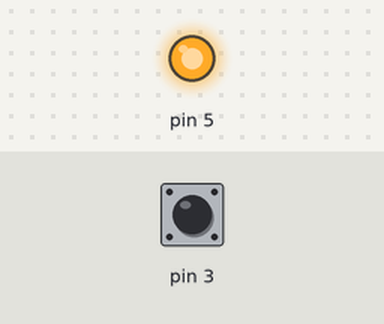
The program below on a simulated Arduino Uno, built with avr-gcc and run on an emulated ATmega328P. Parts: output pins drawn as LEDs (lit = HIGH). Dashed ring = blinking. The test bench sets the inputs (shaded band); at power-on: pin 3 LOW.

Above: at 1.2 s.
1.3 s: pin 3 pulsed HIGH 5 times (0.12 s each, 0.3 s apart)
At 1.87 s:
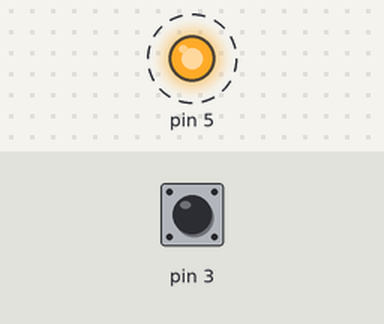
At 3.7 s:
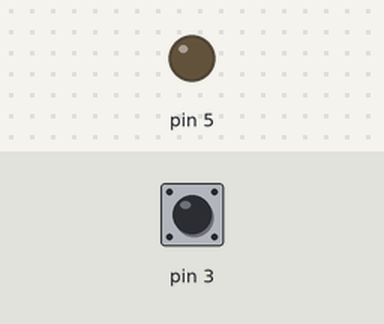
Timing chart, 0 to 5.2 s (numbered marks = the images above; inputs shaded):
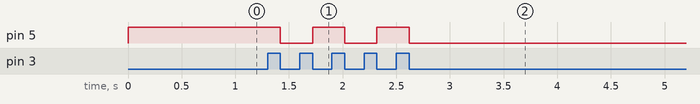

The program:

main.cpp
```cpp
unsigned char * PORTD = (unsigned char *) 0x2B;
unsigned char * DDRD = (unsigned char *) 0x2A;
unsigned char * PIND = (unsigned char *) 0x29;

unsigned char led_mask = 1 << 5;

int buttonState;
int estado = 0;


void setup()
{
    *DDRD = 0b00100000;
}

void acendeLed() {
    // Acender Led
    *PORTD |= 0b00100000;
}

void apagaLed() {
    // Apagar Led
    *PORTD &= 0b11011111;

}

void delay(unsigned int times) {
    while(times--) {
        unsigned int x = 0xffff;
        while(x--);
    }
}

void loop()
{

  buttonState = !(*PIND & 1 << 3);

  switch (estado)
  {
  case 0:

    if (buttonState == 1){
      estado = 1;
      acendeLed();
    }

    break;
    case 1:

    if (buttonState == 0){
      estado = 3;
    }

    break;
      case 3:

    if (buttonState == 1){
      estado = 4;
      apagaLed();

    }

    break;
        case 4:

    if (buttonState == 0){
      estado = 0;
    }

    break;
  default:
    break;
  }

}

int main()
{
    setup();
    while(true) loop();
}
```

Measured:
- after the input at 1.3 s, pin 5: alternates HIGH for 0.30 s and LOW for 0.30 s, 5 changes in all, then stays LOW, starting after 0.12 s
